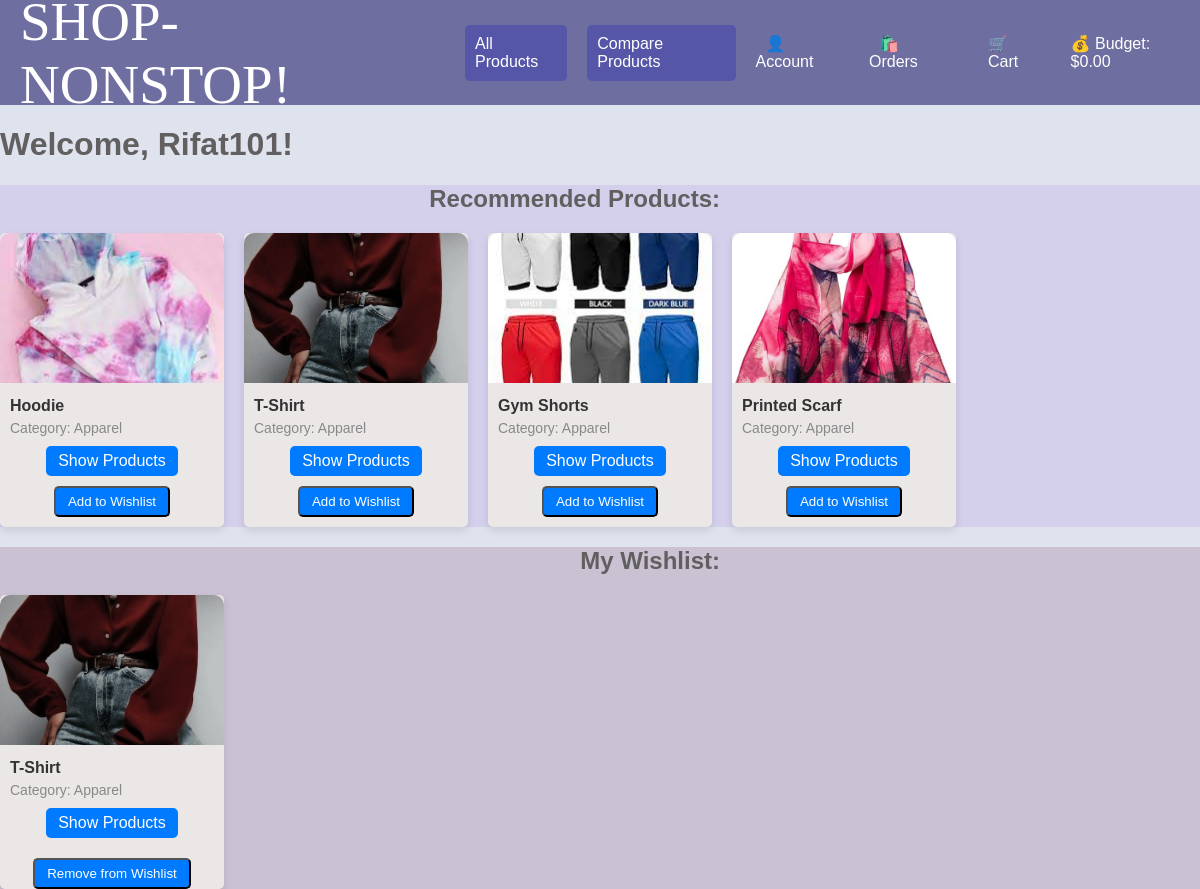
The app's page /dashboard (signed in) with its own data.
### app/models.py (models this page shows, shortened)
class User(db.Model):
    id = db.Column(db.Integer, primary_key=True)
    username = db.Column(db.String(80), unique=True, nullable=False)
    email = db.Column(db.String(120), unique=True, nullable=False)
    password = db.Column(db.String(80), nullable=False)

class Items(db.Model):
    __tablename__ = 'item'
    Item_ID = db.Column(db.String(80),unique=True, primary_key=True)
    sku = db.Column(db.String(80), unique=True, nullable=False)
    name = db.Column(db.String(120), unique=True, nullable=False)
    price = db.Column(db.Integer, nullable=False)
    item_desc = db.Column(db.String(255), nullable=False)
    category = db.Column(db.String(255), nullable=False)
    stock = db.Column(db.Integer, nullable=False)
    item_star = db.Column(db.Integer, nullable=False)
    itme_sizes = db.Column(db.String(120),  nullable=True)
    color = db.Column(db.String(120), nullable=False)
    pic = db.Column(db.Text)

### app/routes.py (the view)
@app.route('/dashboard')
def dashboard():
    username = session.get('username')
    if username:
        user = User.query.filter_by(username=username).first()
        preferences = UserPreference.query.filter_by(user_id=user.id).all()
        categories = [preference.category for preference in preferences]
        recommended_products = Items.query.filter(Items.category.in_(categories)).order_by(Items.item_star.desc()).limit(5).all()
        wishlist_items = Wishlist.query.filter_by(user_id=user.id).all()
        item_ids = [item.item_id for item in wishlist_items]
        wishlist_products = Items.query.filter(Items.Item_ID.in_(item_ids)).all()
        order_history = Order.query.filter_by(user_id=user.id).all()
        grouped_order_history = group_orders_by_date(order_history)
        return render_template('dashboard.html', username=username, grouped_order_history=grouped_order_history,
                               recommended_products=recommended_products, wishlist_products=wishlist_products,
                               order_history=order_history)
    else:
        return redirect(url_for('login'))

### app/routes.py (called while the page is built)
def group_orders_by_date(order_history):
    sorted_orders = sorted(order_history, key=lambda x: x.date_created)
    grouped_orders = {key: list(group) for key, group in groupby(sorted_orders, key=lambda x: x.date_created.date())}
    return grouped_orders

### app/templates/dashboard.html (shortened to what this page needs)
{% extends 'base.html' %}
{% block content %}
<div class="content">
    <div class="welcome-message">
        <h1>Welcome, {{ username }}!</h1>
        <div class="recommended-products-container">
            <h2>Recommended Products:</h2>
            <div class="products">
                {% for product in recommended_products %}
                    <div class="product">
                        <img src="{{ product.pic }}" alt="Product Image" class="product-image">
                        <div class="product-details">
                            <h4>{{ product.name }}</h4>
                            <p>Category: {{ product.category }}</p>
                            <div class="product-button">
                                <a href="/product/{{ product.Item_ID }}">Show Products</a>
                            </div>
                            <div class="product-button">
                                <form action="{{ url_for('add_to_wishlist') }}" method="POST">
                                    <button type="submit">Add to Wishlist</button>
                                </form>
                            </div>
                        </div>
                    </div>
                {% endfor %}
            </div>
        </div>
        <div class="wishlist-container">
            <h2>My Wishlist:</h2>
            <div class="products">
                {% for item in wishlist_products %}
                    <div class="product">
                        <img src="{{ item.pic }}" alt="Product Image" class="product-image">
                        <div class="product-details">
                            <h4>{{ item.name }}</h4>
                            <p>Category: {{ item.category }}</p>
                            <div class="product-button">
                                <a href="/product/{{ item.Item_ID }}">Show Products</a>
                            </div>
                        </div>
                        <div class="product-button">
                            <form action="{{ url_for('remove_from_wishlist', item_id=item.Item_ID) }}" method="POST">
                                <button type="submit">Remove from Wishlist</button>
                            </form>
                        </div>
                    </div>
                {% endfor %}
            </div>
        </div>
    </div>
</div>
{% endblock %}

### app/templates/base.html (style rules this page uses)
body { margin: 0; font-family: Font1,Arial, sans-serif; background-color: #dfe3ee; color: #615f5f; }
h2 { display: flex; justify-content: flex-end; max-width: 60%; }

### app/templates/dashboard.html (style rules this page uses)
.recommended-products-container { background-color: #d4cfeb; }
.wishlist-container { background-color: #cac1d2; }
.products { display: grid; grid-template-columns: repeat(auto-fill, minmax(200px, 1fr)); gap: 20px; margin-top: 20px; }
.product { background-color: #ece7e7; border-radius: 5px; box-shadow: 0 4px 8px rgba(0, 0, 0, 0.1); overflow: hidden; transition: transform 0.3s ease; }
.product-details { padding: 10px; }
.product-details h4 { margin: 0; font-size: 16px; color: #333; }
.product-details p { margin: 5px 0; font-size: 14px; color: #888; }
.product-image { width: 100%; height: 150px; object-fit: cover; border-radius: 10px 10px 0 0; }
.product-button { display: flex; justify-content: center; margin-top: 10px; }
.product-button a, .product-button button { padding: 6px 12px; background-color: #007bff; color: #fff; text-decoration: none; border-radius: 5px; transition: background-color 0.3s ease; cursor: pointer; }

### records on screen
User: username "Rifat101"
Items: shows a picture, name "Hoodie", category "Apparel"
Items: shows a picture, name "T-Shirt", category "Apparel"
Items: shows a picture, name "Gym Shorts", category "Apparel"
Items: shows a picture, name "Printed Scarf", category "Apparel"

### other values on screen
{{ session.get('budget', '0.00') }} "0.00"
